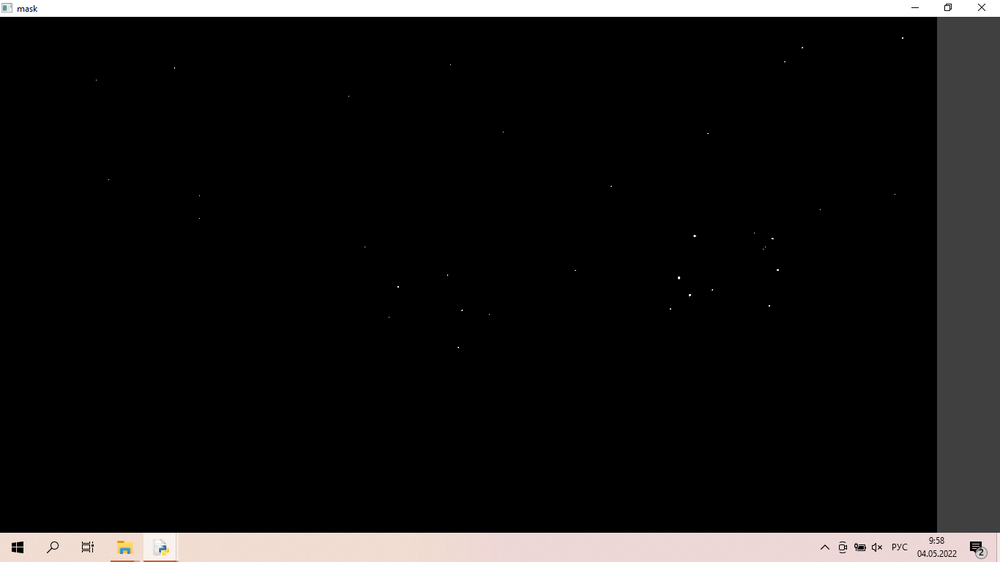
#> input picture projects/Students/1524/gr1/Оганесян Вероника/Скрин маски.bmp, 1000 x 562 px, shrunk from 1366 x 768 before the run, given in place of the camera
$ python 'Лунов А..py'
#> lines starting #> are read from the running program, lines starting #| are printed output that depends on the picture; after the words box and inside, x2 and y2 are one past the last pixel; in counts of white or black regions, pixels touching at a corner belong together
import cv2
global retcont, E
E = 0
retcont = []
cap = cv2.VideoCapture(0)
def findContour(clr_mask, out, clr_c):
    global X, Y, E
    global retcont
    cont, h = cv2.findContours(clr_mask,
                               cv2.RETR_TREE,
                               cv2.CHAIN_APPROX_SIMPLE)
    cont=sorted(cont, key=cv2.contourArea, reverse=True)

    if len(cont)> 0:
        for sch,cn in enumerate(cont):
            if cv2.contourArea(cont[sch])> 300:

                if sch >= len(retcont):

                    retcont.append(False)

                else:
                    if E and cv2.pointPolygonTest(cont[sch], (X, Y), True) > 0:
                        retcont[sch] = not retcont[sch]
                if retcont[sch]:
                    cv2.drawContours(out, cont, 0, clr_c,-1)
                else:
                    cv2.drawContours(out, cont, 0, clr_c,2)
    #return retcont

def mouse(event, x, y, flags, params):
    global X, Y, E
    X  = x
    Y = y
    E = event

cv2.namedWindow('main')
while True:
    tr, frame = cap.read()
#> frame is the input picture: shape (562, 1000, 3); mean B, G, R 22.2, 22.4, 23.5
    frame_HSV = cv2.cvtColor(frame, cv2.COLOR_BGR2HSV)
#> frame_HSV: shape (562, 1000, 3); mean H, S, V 0.4, 1.6, 23.6

    cv2.setMouseCallback('main', mouse)

    clr_low = (0,0,200)
    clr_hight = (180, 255,255)
    frame_clr = cv2.inRange(frame_HSV, clr_low, clr_hight)
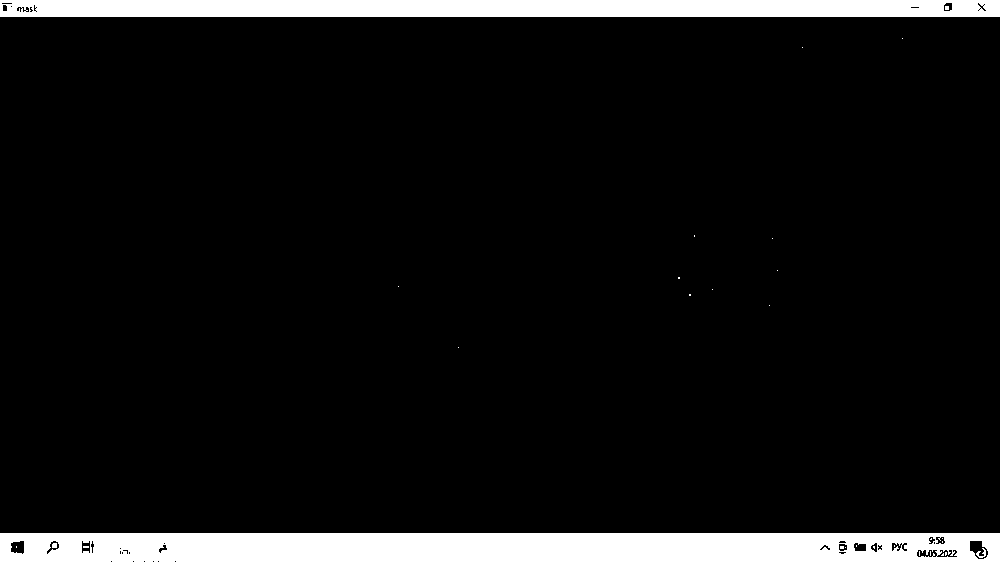
#> frame_clr: shape (562, 1000); 8% white; 30 white regions (26 under 20 px)
    findContour(frame_clr,frame, (255,0,0))
#> in findContour, `cont, h = cv2.findContours(clr_mask, cv2.RETR_TREE, cv2.CHAIN_APPROX_S..`: cont = 74 contours, 49 with area under 20; largest, box (x1, y1, x2, y2) and area: (0, 533, 1000, 562) 27966, (0, 0, 1000, 17) 15984, (969, 540, 989, 560) 258, (10, 540, 25, 555) 162, (916, 549, 938, 558) 137; h = 74 rows, first 6: [43, -1, 1, -1], [2, -1, -1, 0], [3, 1, -1, 0], [4, 2, -1, 0], [5, 3, -1, 0], [8, 4, 6, 0]
#> the loop in findContour, `for sch,cn in enumerate(cont):` made 74 passes
#> cn on passes 2, 35, 37, 38, 42, 43, 44, 45, 46, 47, 48, 49: [[0, 0], [0, 16], [999, 16], [999, 0]], [[945, 6], [945, 9], [948, 9], [948, 6]], [[840, 546], [840, 548], [843, 548], [843, 546]], [[83, 546], [83, 547], [88, 547], [88, 546]], [[945, 552], [945, 555], [946, 554], [946, 552]], [[943, 553], [941, 555], [943, 555]], [[119, 548], [120, 547], [121, 548], [120, 549]], [[163, 543], [164, 542], [165, 543], [164, 544]], [[35, 11], [36, 10], [37, 11], [36, 12]], [[977, 10], [978, 9], [979, 10], [978, 11]], [[978, 9], [979, 8], [980, 9], [979, 10]], [[979, 8], [980, 7], [981, 8], [980, 9]]
#> after the loop in findContour, `for sch,cn in enumerate(cont):`: retcont = [False, False]

    clr_low = (0,0,150)
    clr_hight = (180, 255,200)
    frame_clr = cv2.inRange(frame_HSV, clr_low, clr_hight)
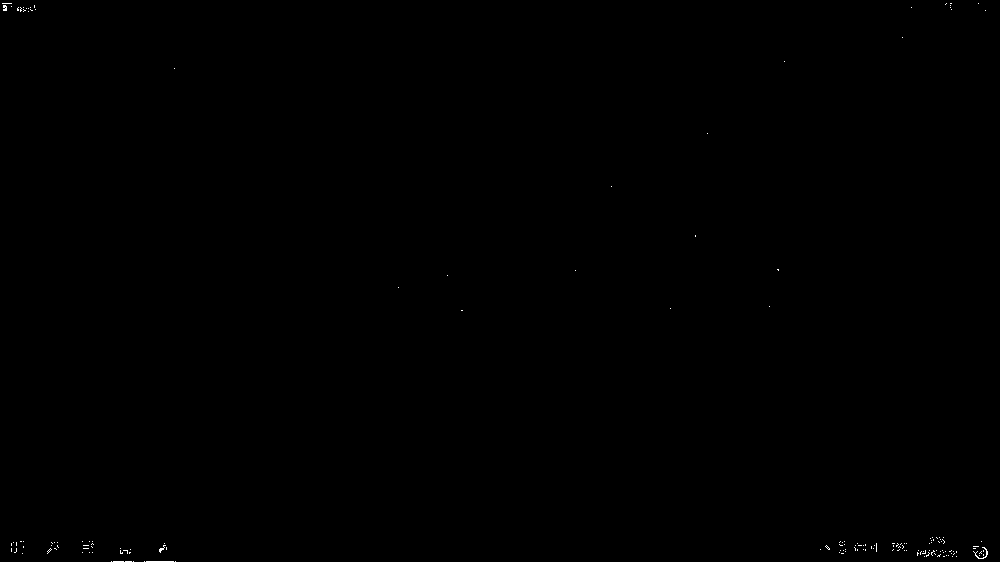
#> frame_clr: shape (562, 1000); 0.08% white in thin lines or dots
    findContour(frame_clr,frame, (0,255,0))
#> in findContour (call 2), `cont, h = cv2.findContours(clr_mask, cv2.RETR_TREE, cv2.CHAIN_APPROX_S..`: cont = 168 contours, all with area under 20; h = 168 rows, first 6: [1, -1, -1, -1], [2, 0, -1, -1], [3, 1, -1, -1], [4, 2, -1, -1], [5, 3, -1, -1], [6, 4, -1, -1]
#> the loop in findContour (call 2), `for sch,cn in enumerate(cont):` made 168 passes
#> cn on passes 6 to 8: [[47, 551], [48, 550], [49, 551], [48, 552]], [[48, 550], [49, 549], [50, 550], [49, 551]], [[49, 549], [50, 548], [51, 549], [50, 550]]

    clr_low = (0,0,80)
    clr_hight = (180, 255,150)
    frame_clr = cv2.inRange(frame_HSV, clr_low, clr_hight)
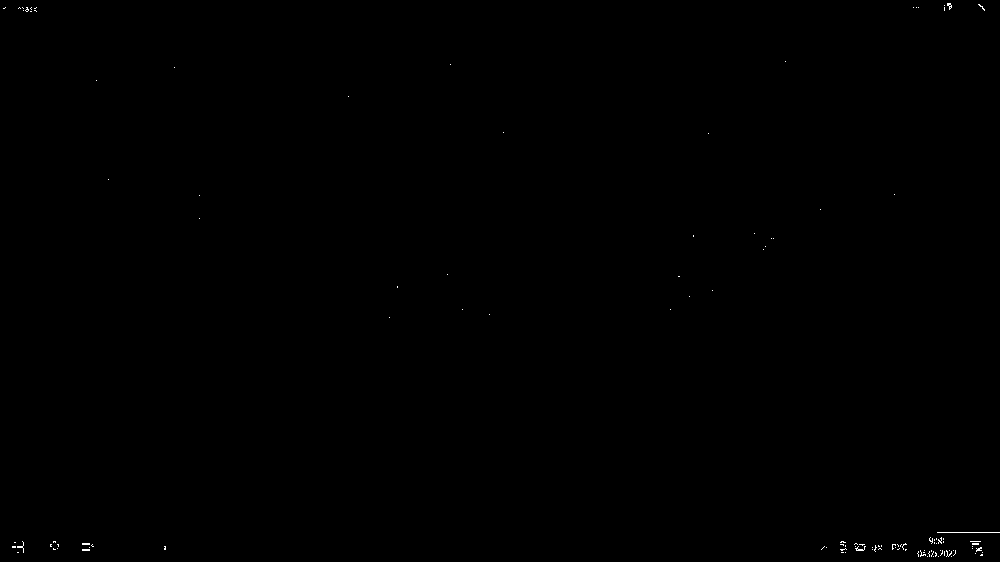
#> frame_clr: shape (562, 1000); 0.1% white in thin lines or dots
    findContour(frame_clr,frame, (0,0,255))
#> in findContour (call 3), `cont, h = cv2.findContours(clr_mask, cv2.RETR_TREE, cv2.CHAIN_APPROX_S..`: cont = 122 contours, all with area under 20; h = 122 rows, first 6: [1, -1, -1, -1], [2, 0, -1, -1], [3, 1, -1, -1], [4, 2, -1, -1], [5, 3, -1, -1], [6, 4, -1, -1]


    cv2.imshow('mask', frame_clr)

    cv2.imshow('main', frame)
    if cv2.waitKey(1)==ord('q'):
#> (key q is pressed here)
        break
cap.release()
cv2.destroyAllWindows()

$ run again, on projects/Students/1524/gr1/Оганесян Вероника/снимок.PNG
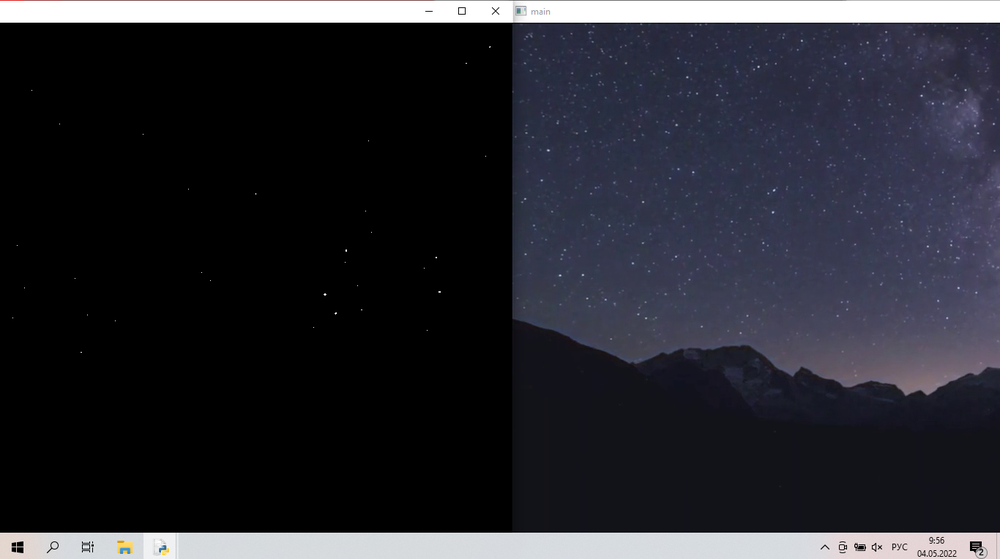
#> input picture projects/Students/1524/gr1/Оганесян Вероника/снимок.PNG, 1000 x 559 px, shrunk from 1366 x 764 before the run, given in place of the camera
#> frame is the input picture: shape (559, 1000, 3); mean B, G, R 47.5, 40.3, 39.7
#> frame_HSV: shape (559, 1000, 3); mean H, S, V 57.9, 34.3, 47.7
#> `frame_clr = cv2.inRange(frame_HSV, clr_low, clr_hight)`:
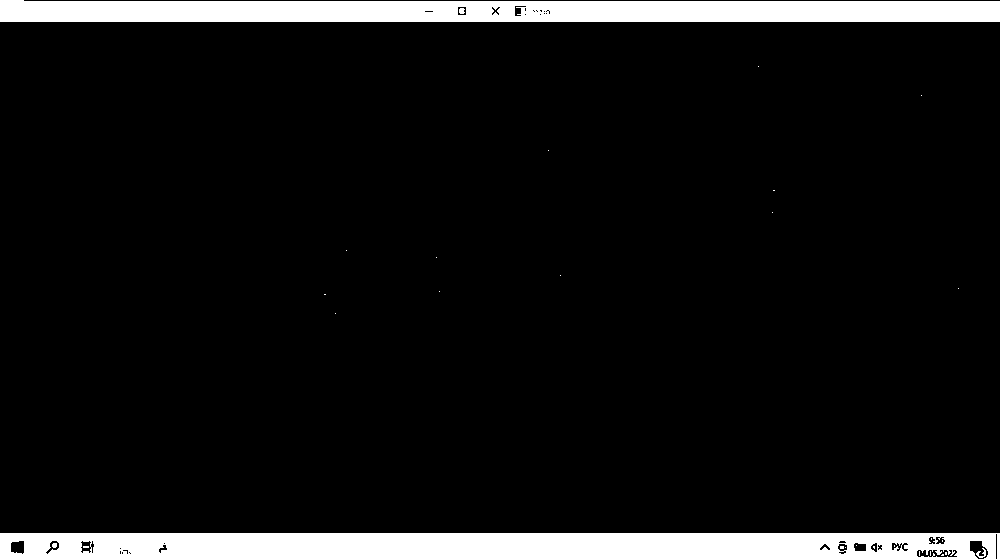
#> frame_clr: shape (559, 1000); 8.2% white; 29 white regions (24 under 20 px)
#> cont = 71 contours, 49 with area under 20; largest, box (x1, y1, x2, y2) and area: (0, 533, 1000, 559) 24673, (0, 0, 1000, 22) 20004, (916, 549, 958, 558) 266, (10, 540, 25, 555) 166, (80, 540, 92, 554) 105; h = 71 rows, first 6: [1, -1, -1, -1], [39, 0, 2, -1], [3, -1, -1, 1], [4, 2, -1, 1], [5, 3, -1, 1], [6, 4, -1, 1]
#> the loop in findContour, `for sch,cn in enumerate(cont):` made 71 passes
#> cn on passes 29, 33, 36, 37, 38, 39, 40, 41: [[840, 546], [840, 548], [843, 548], [843, 546]], [[83, 546], [83, 547], [88, 547], [88, 546]], [[129, 553], [130, 552], [131, 553], [130, 554]], [[128, 552], [129, 551], [130, 552], [129, 553]], [[945, 552], [945, 554], [946, 554], [946, 552]], [[119, 548], [120, 547], [121, 548], [120, 549]], [[163, 543], [164, 542], [165, 543], [164, 544]], [[539, 14], [540, 13], [541, 14], [540, 15]]
#> after the loop in findContour, `for sch,cn in enumerate(cont):`: retcont = [False, False]
#> cont = 222 contours, 221 with area under 20; largest, box (x1, y1, x2, y2) and area: (515, 6, 526, 16) 29; h = 222 rows, first 6: [1, -1, -1, -1], [2, 0, -1, -1], [3, 1, -1, -1], [4, 2, -1, -1], [5, 3, -1, -1], [6, 4, -1, -1]
#> the loop in findContour (call 2), `for sch,cn in enumerate(cont):` made 222 passes
#> cn on passes 4, 8, 9: [[50, 548], [46, 552], [47, 553], [51, 549]], [[46, 552], [47, 551], [48, 552], [47, 553]], [[47, 551], [48, 550], [49, 551], [48, 552]]
#> cont = 1237 contours, 1186 with area under 20; largest, box (x1, y1, x2, y2) and area: (523, 88, 1000, 396) 61912, (732, 256, 770, 279) 381, (686, 265, 716, 293) 362, (573, 314, 603, 333) 285, (600, 327, 628, 346) 206; h = 1237 rows, first 6: [1, -1, -1, -1], [2, 0, -1, -1], [3, 1, -1, -1], [4, 2, -1, -1], [5, 3, -1, -1], [6, 4, -1, -1]
#> after the loop in findContour (call 3), `for sch,cn in enumerate(cont):`:
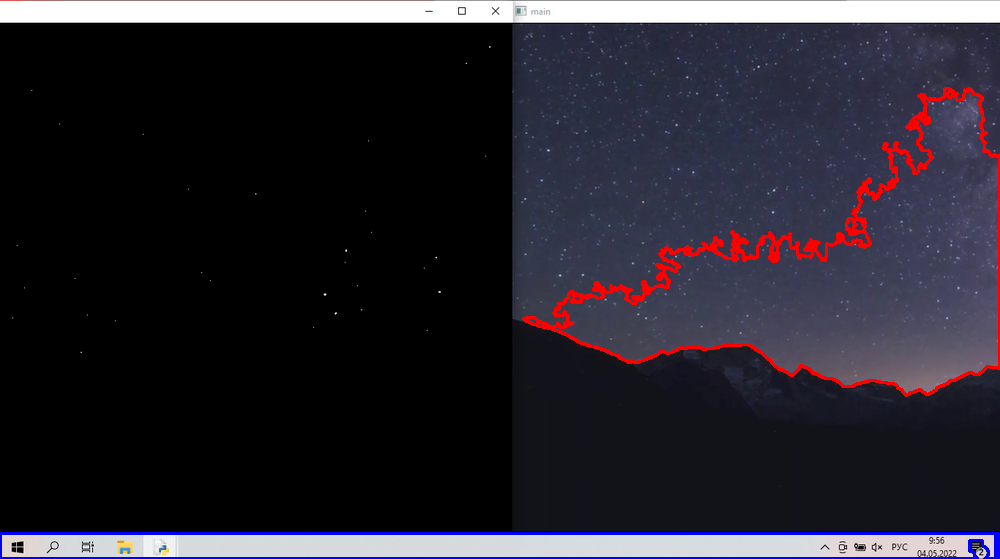
#> out: shape (559, 1000, 3); mean B, G, R 46.8, 37.5, 40.8
#> after the loop in findContour (call 3), `for sch,cn in enumerate(cont):`: retcont = [False, False, False]
